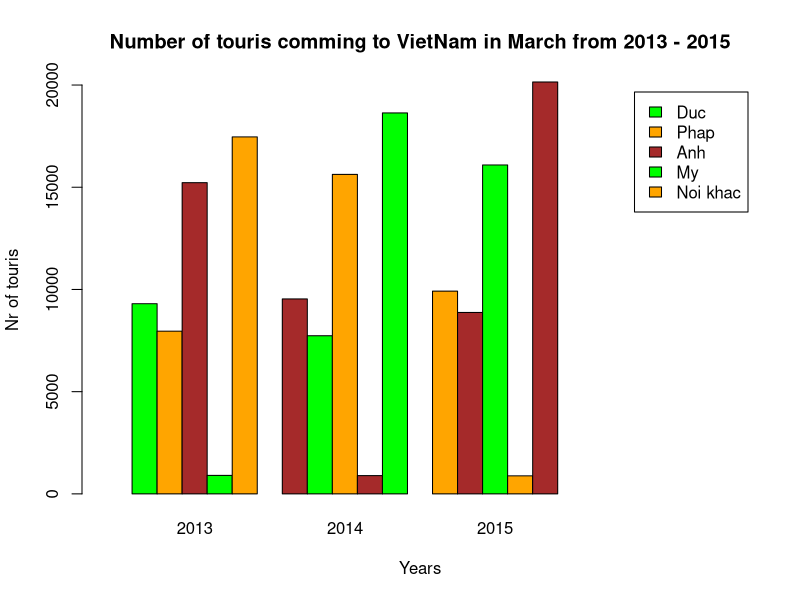

Source code (R):
pdf("img.pdf")

# 1)
matran <- matrix(1:15, nrow=5, ncol=3)

matran[[1,1]] <- 9303
matran[[1,2]] <- 9536
matran[[1,3]] <- 9918
matran[[2,1]] <- 7959
matran[[2,2]] <- 7736
matran[[2,3]] <- 8875
matran[[3,1]] <- 15224
matran[[3,2]] <- 15629
matran[[3,3]] <- 16090
matran[[4,1]] <- 0905
matran[[4,2]] <- 0894
matran[[4,3]] <- 0883
matran[[5,1]] <- 17463
matran[[5,2]] <- 18635
matran[[5,3]] <- 20148

colnames(matran) <- c("2013", "2014", "2015")
rownames(matran) <- c("Duc", "Phap", "Anh", "My", "Noi khac")
print(matran)

# 2)
colSums(matran, na.rm=FALSE)

# 3)
rowSums(matran, na.rm=FALSE)

# 4)
colors = c("green","orange","brown")
barplot(matran,
		main="Number of touris comming to VietNam in March from 2013 - 2015",
		xlim=c(0, ncol(matran)*5 + 10),
		xlab = "Years", ylab = "Nr of touris",
		col = colors,
		legend.text=TRUE,
		beside=TRUE)

